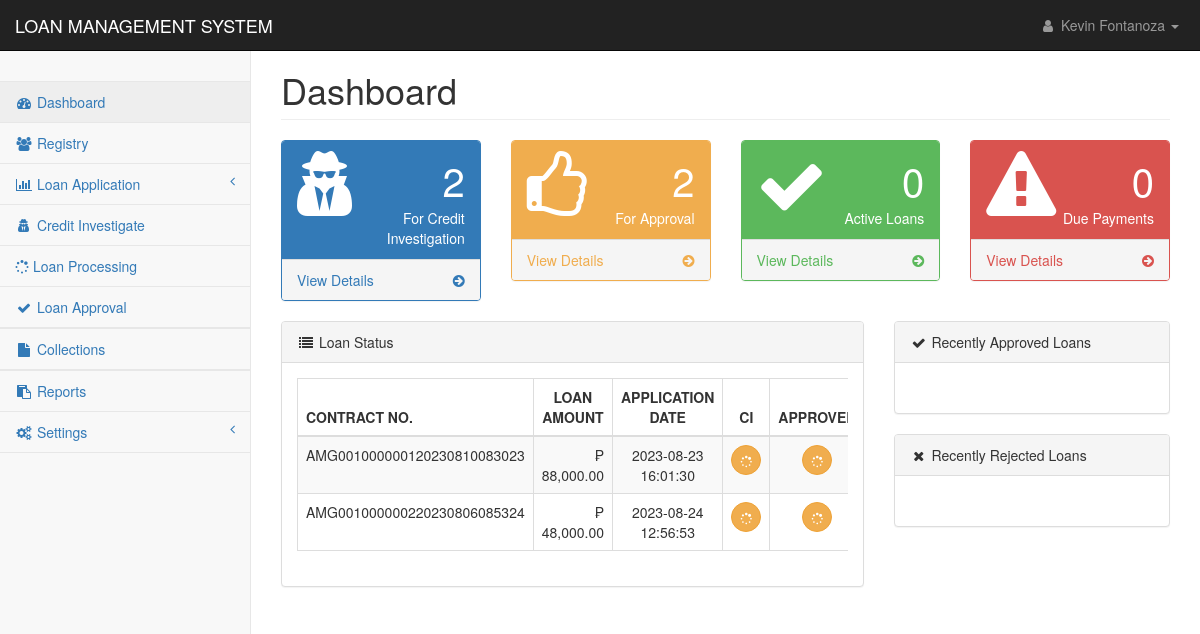
The page /pages/index.php (signed in) on the database as committed earlier.
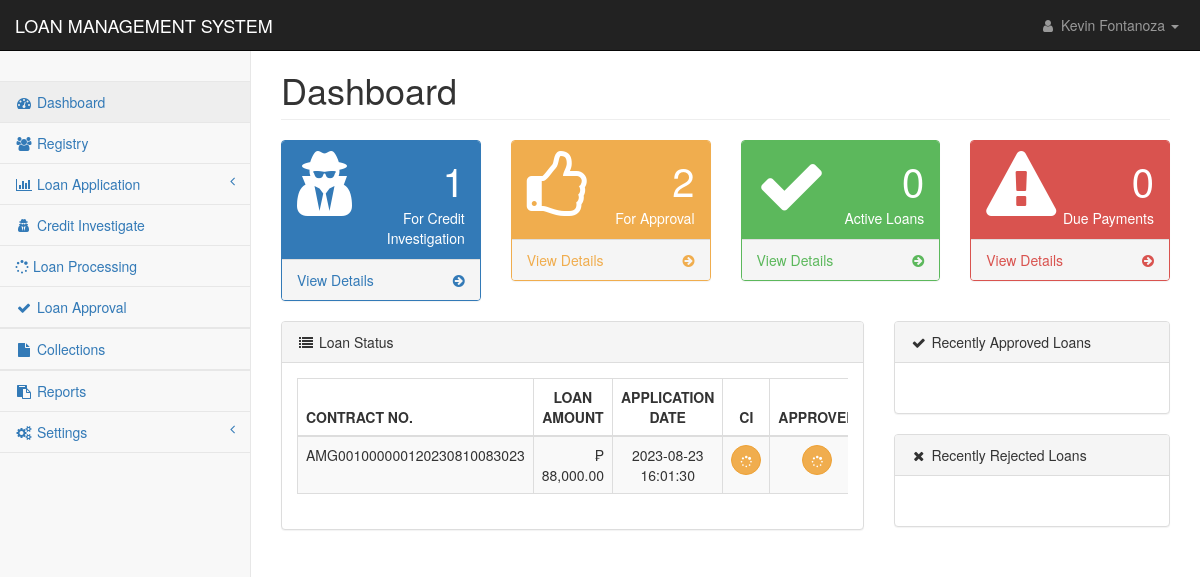
The same page on the database as committed later.
### tables this page shows
CREATE TABLE `loan_applications` (
  `loan_id` int(11) NOT NULL,
  `contract_no` text NOT NULL,
  `client_id` text NOT NULL,
  `loan_type` int(11) NOT NULL,
  `loan_duration` int(11) NOT NULL,
  `loan_amount` double NOT NULL,
  `interest_amount` double NOT NULL,
  `other_fee` double NOT NULL,
  `total_cashout` double NOT NULL,
  `monthly_amortization` int(11) NOT NULL,
  `mop` text NOT NULL,
  `ob` double NOT NULL,
  `udi_percentage` int(11) NOT NULL,
  `udi_value` double NOT NULL,
  `interest_percentage` int(11) NOT NULL,
  `application_date` datetime NOT NULL DEFAULT current_timestamp(),
  `ci_status` int(11) NOT NULL,
  `ci_by` text NOT NULL,
  `ci_remarks` text NOT NULL,
  `ci_date` datetime DEFAULT NULL,
  `approval` int(11) NOT NULL,
  `processed_by` text NOT NULL,
  `date_flagged` datetime DEFAULT NULL,
  `remarks` text NOT NULL,
  `paid` int(11) NOT NULL,
  `loan_status` text NOT NULL,
  `process_status` int(11) NOT NULL,
  `effective_date` date NOT NULL
);

### pages/index.php (the view, shortened to what the changed rows need)
<?php
include('../config/conn.php');
?>
<!DOCTYPE html>
<html lang="en">
    <head>
        <link href="../css/bootstrap.min.css" rel="stylesheet">
        <link href="../css/metisMenu.min.css" rel="stylesheet">
        <link href="../css/timeline.css" rel="stylesheet">
        <link href="../css/startmin.css" rel="stylesheet">
        <link href="../css/morris.css" rel="stylesheet">
        <link href="../css/font-awesome.min.css" rel="stylesheet" type="text/css">
    </head>
    <body>
        <div id="wrapper">
            <div id="page-wrapper">
                <div class="container-fluid">
                    <div class="row">
                        <div class="col-lg-12">
                            <h1 class="page-header">Dashboard</h1>
                        </div>
                    </div>
                    <div class="row">
                        <div class="col-lg-3 col-md-6">
                            <div class="panel panel-primary">
                                <div class="panel-heading">
                                    <div class="row">
                                        <div class="col-xs-9 text-right">
                                            <div class="huge">
                                                <?php
                                                    $for_ci = "SELECT Count(contract_no) as count from loan_applications where  ci_status=0 and approval=0";
                                                    $res_for_ci = mysqli_query($con,$for_ci);
                                                    if(mysqli_num_rows($res_for_ci) > 0){
                                                        while($row_for_ci = mysqli_fetch_assoc($res_for_ci)) {
                                                            echo $row_for_ci['count'];
                                                        }
                                                    }else{
                                                        echo "0";
                                                    }
                                                ?>
                                            </div>
                                            <div>For Credit Investigation</div>
                                        </div>
                                    </div>
                                </div>
                            </div>
                        </div>
                        <div class="col-lg-3 col-md-6">
                            <div class="panel panel-yellow">
                                <div class="panel-heading">
                                    <div class="row">
                                        <div class="col-xs-9 text-right">
                                            <div class="huge">
                                                <?php
                                                    $for_ci = "SELECT Count(contract_no) as count from loan_applications where ci_status=0 || approval=0 and remarks !='reject'";
                                                    $res_for_ci = mysqli_query($con,$for_ci);
                                                    if(mysqli_num_rows($res_for_ci) > 0){
                                                        while($row_for_ci = mysqli_fetch_assoc($res_for_ci)) {
                                                            echo $row_for_ci['count'];
                                                        }
                                                    }else{
                                                        echo "0";
                                                    }
                                                ?>
                                            </div>
                                            <div>For Approval</div>
                                        </div>
                                    </div>
                                </div>
                            </div>
                        </div>
                        <div class="col-lg-3 col-md-6">
                            <div class="panel panel-green">
                                <div class="panel-heading">
                                    <div class="row">
                                        <div class="col-xs-9 text-right">
                                            <div class="huge">
                                            <?php
                                                    $for_ci = "SELECT Count(contract_no) as count from loan_applications where approval=1 and remarks!='paid'";
                                                    $res_for_ci = mysqli_query($con,$for_ci);
                                                    if(mysqli_num_rows($res_for_ci) > 0){
                                                        while($row_for_ci = mysqli_fetch_assoc($res_for_ci)) {
                                                            echo $row_for_ci['count'];
                                                        }
                                                    }else{
                                                        echo "0";
                                                    }
                                                ?>
                                            </div>
                                            <div>Active Loans</div>
                                        </div>
                                    </div>
                                </div>
                            </div>
                        </div>
                        <div class="col-lg-3 col-md-6">
                            <div class="panel panel-red">
                                <div class="panel-heading">
                                    <div class="row">
                                        <div class="col-xs-9 text-right">
                                            <div class="huge">
                                                <?php
                                                    $now_d = date('Y-m-d');
                                                    $for_ci = "SELECT Count(payment_id) as count from payments where `due_date`<='$now_d' and payment_date IS NULL";
                                                    $res_for_ci = mysqli_query($con,$for_ci);
                                                    if(mysqli_num_rows($res_for_ci) > 0){
                                                        while($row_for_ci = mysqli_fetch_assoc($res_for_ci)) {
                                                            echo $row_for_ci['count'];
                                                        }
                                                    }else{
                                                        echo "0";
                                                    }
                                                ?>
                                            </div>
                                            <div>Due Payments</div>
                                        </div>
                                    </div>
                                </div>
                            </div>
                        </div>
                    </div>
                    <div class="row">
                        <div class="col-lg-8">
                            <div class="panel panel-default">
                                <div class="panel-body">
                                <div class="table-responsive">
                                        <table class="table table-striped table-bordered table-hover" id="dataTables-example">
                                            <thead>
                                                <tr>
                                                    <th class="text-left">CONTRACT NO.</th>
                                                    <th class="text-center">LOAN AMOUNT</th>
                                                    <th class="text-center">APPLICATION DATE</th>
                                                    <th class="text-center">CI</th>
                                                    <th class="text-center">APPROVED</th>
                                                </tr>
                                            </thead>
                                            <tbody>
                                                <?php
                                                    $sql ="SELECT * FROM loan_applications where paid=0 and ci_status!=1  ORDER BY date_flagged ASC";
                                                    $res = mysqli_query($con,$sql);
                                                        if(mysqli_num_rows($res) > 0){
                                                            while($row = mysqli_fetch_assoc($res)) {
                                                                ?><tr class="odd gradeX">
                                                                    <td><?php echo $row['contract_no'];?></td>
                                                                    <td class="text-right">₱ <?php echo number_format($row['loan_amount'],2);?></td>
                                                                    <td class="text-center"><?php echo $row['application_date'];?></td>
                                                                    <td class="text-center"><?php
                                                                    if($row['ci_status']==1){
                                                                        echo '<button type="button" class="btn btn-success btn-circle"><i class="fa fa-check"></i></button>';}
                                                                    else if($row['ci_status']==2){
                                                                        echo '<button type="button" class="btn btn-danger btn-circle"><i class="fa fa-times"></i></button>';
                                                                    }else{
                                                                        echo '<button type="button" class="btn btn-warning btn-circle"><i class="fa fa-spinner"></i></button>';
                                                                    }
                                                                    ?></td>
                                                                    <td class="text-center"><?php
                                                                    if($row['approval']==1 && $row['ci_status'] != 2){
                                                                        echo '<button type="button" class="btn btn-success btn-circle"><i class="fa fa-check"></i></button>';}
                                                                    else if($row['approval']==2 || $row['ci_status'] == 2){
                                                                        echo '<button type="button" class="btn btn-danger btn-circle"><i class="fa fa-times"></i></button>';
                                                                    }else{
                                                                        echo '<button type="button" class="btn btn-warning btn-circle"><i class="fa fa-spinner"></i></button>';
                                                                    }
                                                                    ?></td>
                                                                </tr><?php
                                                            }
                                                        }
                                                ?>
                                            </tbody>
                                        </table>
                                    </div>
                                </div>
                            </div>
                        </div>
                    </div>
                </div>
            </div>
        </div>
    </body>
</html>

Rows that differ between the two databases and show on the page:
no longer on this page (row edited): loan_applications: contract_no "AMG001000000220230806085324", loan_amount "48,000.00", application_date "2023-08-24 12:56:53", ci_status 0 (drawn), approval 0 (drawn)
Other text that changed with them:
new list line: "1"
list line gone: "2"
